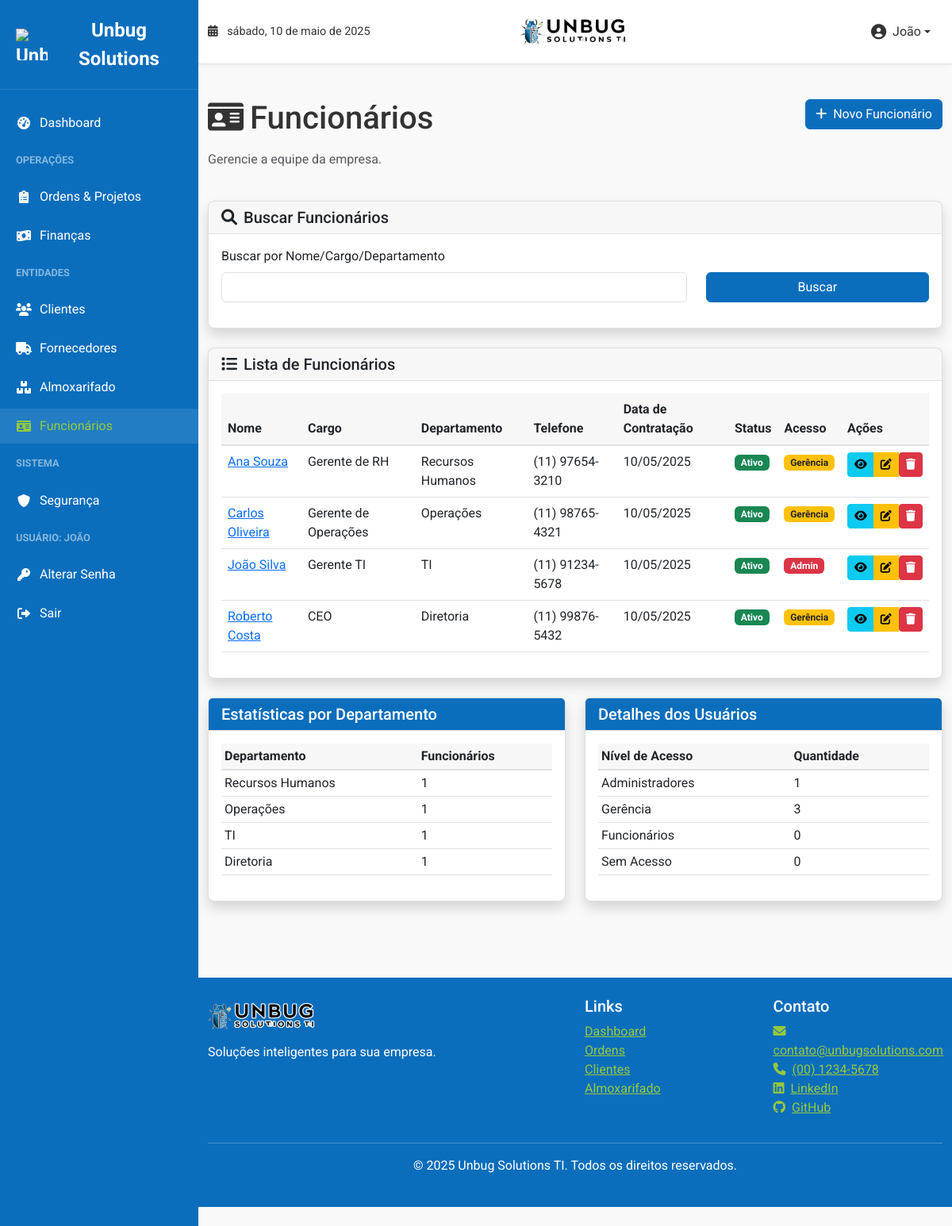
The app's page /employees/ (signed in), older data.
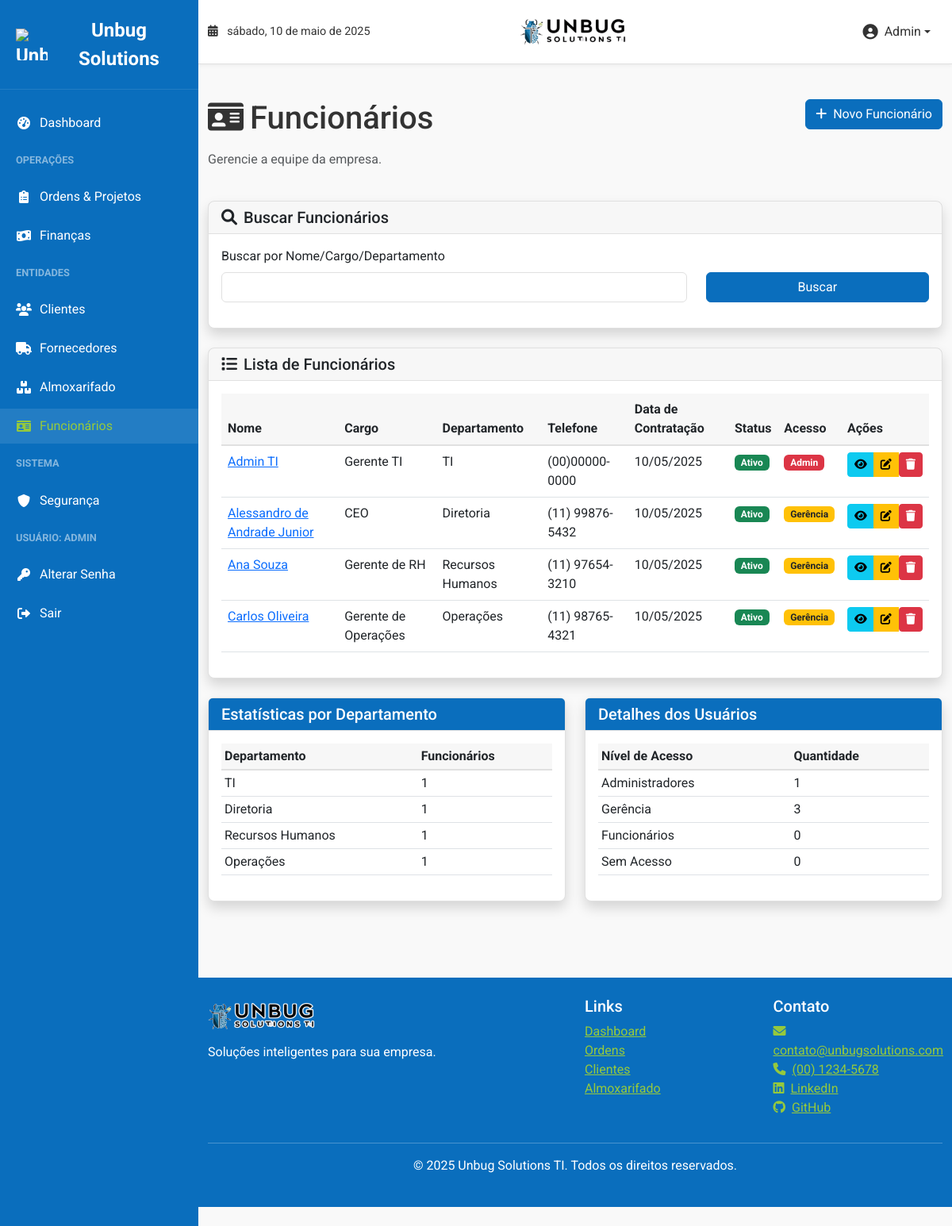
The same page, newer data.
### models.py (models this page shows)
class Employee(db.Model):
    id = db.Column(db.Integer, primary_key=True)
    first_name = db.Column(db.String(50), nullable=False)
    last_name = db.Column(db.String(50), nullable=False)
    position = db.Column(db.String(100))
    department = db.Column(db.String(100))
    phone = db.Column(db.String(20))
    hire_date = db.Column(db.Date, default=datetime.utcnow)
    active = db.Column(db.Boolean, default=True)
    created_at = db.Column(db.DateTime, default=datetime.utcnow)
    updated_at = db.Column(db.DateTime, default=datetime.utcnow, onupdate=datetime.utcnow)
    user_id = db.Column(db.Integer, ForeignKey('user.id'))
    user = relationship("User", back_populates="employee")
    service_orders = relationship("ServiceOrder", back_populates="employee")
    projects = relationship("Project", back_populates="manager")
    @property
    def full_name(self):
        return f"{self.first_name} {self.last_name}"

### blueprints/employees.py (the view)
@employees_bp.route('/')
@login_required
def index():
    search_form = SearchForm()
    query = Employee.query
    if request.args.get('query'):
        search_term = f"%{request.args.get('query')}%"
        query = query.filter(Employee.first_name.like(search_term) |
                            Employee.last_name.like(search_term) |
                            Employee.position.like(search_term) |
                            Employee.department.like(search_term))
    employees = query.order_by(Employee.first_name).all()
    return render_template('employees/index.html',
                          employees=employees,
                          search_form=search_form)

### forms.py
class SearchForm(FlaskForm):
    query = StringField('Buscar', validators=[Optional()])
    status = SelectField('Status', validators=[Optional()], choices=[
        ('', 'Todos'),
        ('open', 'Aberta'),
        ('in_progress', 'Em Andamento'),
        ('completed', 'Concluída'),
        ('cancelled', 'Cancelada')
    ])
    date_from = DateField('De', format='%Y-%m-%d', validators=[Optional()])
    date_to = DateField('Até', format='%Y-%m-%d', validators=[Optional()])
    submit = SubmitField('Buscar')

### models.py (called while the page is built)
    @property
    def is_active(self):
        return self._is_active

    def is_admin(self):
        return self.role == 'admin'

    def is_management(self):
        return self.role == 'management' or self.role == 'admin'

    def has_security_access(self):
        return self.role == 'admin'

    def has_finance_access(self):
        return self.role in ['admin', 'management']

    def get_role_display(self):
        role_names = {
            'admin': 'Administrador',
            'management': 'Gerência',
            'employee': 'Funcionário'
        }
        return role_names.get(self.role, self.role)

### templates/employees/index.html (shortened to what the changed rows need)
{% extends 'base.html' %}
{% block content %}
<div class="row mb-4">
    <div class="col-md-8">
        <h1 class="mb-3"><i class="fas fa-id-card me-2"></i>Funcionários</h1>
    </div>
</div>
<div class="card shadow">
    <div class="card-body">
        <div class="table-responsive">
            <table class="table table-hover">
                <thead>
                    <tr>
                        <th>Nome</th>
                        <th>Cargo</th>
                        <th>Departamento</th>
                        <th>Telefone</th>
                        <th>Data de Contratação</th>
                        <th>Status</th>
                        <th>Acesso</th>
                        <th>Ações</th>
                    </tr>
                </thead>
                <tbody>
                    {% if employees %}
                        {% for employee in employees %}
                        <tr>
                            <td>
                                <a href="{{ url_for('employees.view', employee_id=employee.id) }}">
                                    {{ employee.full_name }}
                                </a>
                            </td>
                            <td>{{ employee.position }}</td>
                            <td>{{ employee.department }}</td>
                            <td>{{ employee.phone }}</td>
                            <td>{{ employee.hire_date.strftime('%d/%m/%Y') }}</td>
                            <td>
                                {% if employee.active %}
                                    <span class="badge bg-success">Ativo</span>
                                {% else %}
                                    <span class="badge bg-danger">Inativo</span>
                                {% endif %}
                            </td>
                            <td>
                                {% if employee.user %}
                                    {% if employee.user.role == 'admin' %}
                                        <span class="badge bg-danger">Admin</span>
                                    {% elif employee.user.role == 'management' %}
                                        <span class="badge bg-warning text-dark">Gerência</span>
                                    {% else %}
                                        <span class="badge bg-primary">Funcionário</span>
                                    {% endif %}
                                {% else %}
                                    <span class="badge bg-secondary">Sem Acesso</span>
                                {% endif %}
                            </td>
                            <td>
                                <div class="btn-group">
                                    <a href="{{ url_for('employees.view', employee_id=employee.id) }}" class="btn btn-sm btn-info" title="Visualizar">
                                        <i class="fas fa-eye"></i>
                                    </a>
                                    {% if current_user.is_management() %}
                                    <a href="{{ url_for('employees.edit', employee_id=employee.id) }}" class="btn btn-sm btn-warning" title="Editar">
                                        <i class="fas fa-edit"></i>
                                    </a>
                                    {% endif %}
                                    {% if current_user.is_admin() %}
                                    <form action="{{ url_for('employees.delete', employee_id=employee.id) }}" method="post" class="d-inline" onsubmit="return confirm('Tem certeza que deseja excluir este funcionário?\nEsta ação não pode ser desfeita!');">
                                        <button type="submit" class="btn btn-sm btn-danger" title="Excluir">
                                            <i class="fas fa-trash"></i>
                                        </button>
                                    </form>
                                    {% endif %}
                                </div>
                            </td>
                        </tr>
                        {% endfor %}
                    {% else %}
                        <tr>
                            <td colspan="8" class="text-center">Nenhum funcionário encontrado.</td>
                        </tr>
                    {% endif %}
                </tbody>
            </table>
        </div>
    </div>
</div>
<div class="row mt-4">
    <div class="col-md-6">
        <div class="card shadow">
            <div class="card-body">
                {% set departments = {} %}
                {% for employee in employees %}
                    {% if employee.department in departments %}
                        {% set _ = departments.update({employee.department: departments[employee.department] + 1}) %}
                    {% else %}
                        {% set _ = departments.update({employee.department: 1}) %}
                    {% endif %}
                {% endfor %}
                <div class="table-responsive">
                    <table class="table table-sm table-hover">
                        <thead>
                            <tr>
                                <th>Departamento</th>
                                <th>Funcionários</th>
                            </tr>
                        </thead>
                        <tbody>
                            {% for dept, count in departments.items() %}
                            <tr>
                                <td>{{ dept }}</td>
                                <td>{{ count }}</td>
                            </tr>
                            {% endfor %}
                        </tbody>
                    </table>
                </div>
            </div>
        </div>
    </div>
    <div class="col-md-6">
        <div class="card shadow">
            <div class="card-body">
                {% set user_roles = {'admin': 0, 'management': 0, 'employee': 0, 'no_access': 0} %}
                {% for employee in employees %}
                    {% if employee.user %}
                        {% if employee.user.role == 'admin' %}
                            {% set _ = user_roles.update({'admin': user_roles['admin'] + 1}) %}
                        {% elif employee.user.role == 'management' %}
                            {% set _ = user_roles.update({'management': user_roles['management'] + 1}) %}
                        {% else %}
                            {% set _ = user_roles.update({'employee': user_roles['employee'] + 1}) %}
                        {% endif %}
                    {% else %}
                        {% set _ = user_roles.update({'no_access': user_roles['no_access'] + 1}) %}
                    {% endif %}
                {% endfor %}
                <div class="table-responsive">
                    <table class="table table-sm table-hover">
                        <thead>
                            <tr>
                                <th>Nível de Acesso</th>
                                <th>Quantidade</th>
                            </tr>
                        </thead>
                    </table>
                </div>
            </div>
        </div>
    </div>
</div>
{% endblock %}

### templates/base.html (shortened to what the changed rows need)
<!DOCTYPE html>
<html lang="pt-br">
<head>
    <link href="https://cdn.jsdelivr.net/npm/bootstrap@5.3.0-alpha1/dist/css/bootstrap.min.css" rel="stylesheet">
    <link rel="stylesheet" href="https://cdnjs.cloudflare.com/ajax/libs/font-awesome/6.0.0/css/all.min.css">
    <link rel="stylesheet" href="{{ url_for('static', filename='css/style.css') }}">
</head>
<body class="light-theme">
    {% if current_user.is_authenticated %}
    <div id="sidebar" class="sidebar">
        <div class="sidebar-header">
            <div class="sidebar-brand">
                <img src="{{ url_for('static', filename='img/unbug_symbol.png') }}" alt="Unbug Solutions TI Logo" class="logo-icon">
                <span>Unbug Solutions</span>
            </div>
        </div>
        <ul class="sidebar-nav">
            <li class="nav-item">
                <a href="{{ url_for('dashboard.index') }}" class="{% if request.path.startswith('/dashboard') %}active{% endif %}">
                    <i class="fas fa-tachometer-alt"></i> Dashboard
                </a>
            </li>
            <li class="nav-item-header">Operações</li>
            <li class="nav-item">
                <a href="{{ url_for('orders.index') }}" class="{% if request.path.startswith('/orders') %}active{% endif %}">
                    <i class="fas fa-clipboard-list"></i> Ordens & Projetos
                </a>
            </li>
            {% if current_user.has_finance_access() %}
            <li class="nav-item">
                <a href="{{ url_for('finance.index') }}" class="{% if request.path.startswith('/finance') %}active{% endif %}">
                    <i class="fas fa-money-bill-wave"></i> Finanças
                </a>
            </li>
            {% endif %}
            <li class="nav-item-header">Entidades</li>
            <li class="nav-item">
                <a href="{{ url_for('clients.index') }}" class="{% if request.path.startswith('/clients') %}active{% endif %}">
                    <i class="fas fa-users"></i> Clientes
                </a>
            </li>
            <li class="nav-item">
                <a href="{{ url_for('clients.suppliers') }}" class="{% if request.path == url_for('clients.suppliers') %}active{% endif %}">
                    <i class="fas fa-truck"></i> Fornecedores
                </a>
            </li>
            <li class="nav-item">
                <a href="{{ url_for('inventory.index') }}" class="{% if request.path.startswith('/inventory') %}active{% endif %}">
                    <i class="fas fa-boxes"></i> Almoxarifado
                </a>
            </li>
            <li class="nav-item">
                <a href="{{ url_for('employees.index') }}" class="{% if request.path.startswith('/employees') %}active{% endif %}">
                    <i class="fas fa-id-card"></i> Funcionários
                </a>
            </li>
            {% if current_user.has_security_access() %}
            <li class="nav-item-header">Sistema</li>
            <li class="nav-item">
                <a href="{{ url_for('security.index') }}" class="{% if request.path.startswith('/security') %}active{% endif %}">
                    <i class="fas fa-shield-alt"></i> Segurança
                </a>
            </li>
            {% endif %}
            <li class="nav-item-header">Usuário: {{ current_user.employee.first_name if current_user.employee else current_user.username }}</li>
            <li class="nav-item">
                <a href="{{ url_for('auth.change_password') }}">
                    <i class="fas fa-key"></i> Alterar Senha
                </a>
            </li>
            <li class="nav-item">
                <a href="{{ url_for('auth.logout') }}">
                    <i class="fas fa-sign-out-alt"></i> Sair
                </a>
            </li>
        </ul>
    </div>
    {% endif %}
    <div class="main-content">
        <header class="app-header">
            <div class="container-fluid">
                <div class="row align-items-center">
                    <div class="col-md-4">
                        <div class="header-user-menu d-flex justify-content-end align-items-center">
                            <div class="dropdown">
                                <button class="header-user-button dropdown-toggle" type="button" id="userMenuDropdown" data-bs-toggle="dropdown" aria-expanded="false">
                                    <i class="fas fa-user-circle me-2"></i>
                                    <span class="d-none d-sm-inline">{{ current_user.employee.first_name if current_user.employee else current_user.username }}</span>
                                </button>
                            </div>
                        </div>
                    </div>
                </div>
            </div>
        </header>
        <main class="container py-4">
            {% block content %}{% endblock %}
        </main>
    </div>
</body>
</html>

Row changes from the older to the newer data that the page shows:
changed Employee "Gerente TI": employee "JOÃO" → "ADMIN"; employee "João" → "Admin"; full_name "João Silva" → "Admin TI"; phone "(11) 91234-5678" → "(00)00000-0000"; moves up the list
changed Employee "CEO": full_name "Roberto Costa" → "Alessandro de Andrade Junior"; moves up the list
